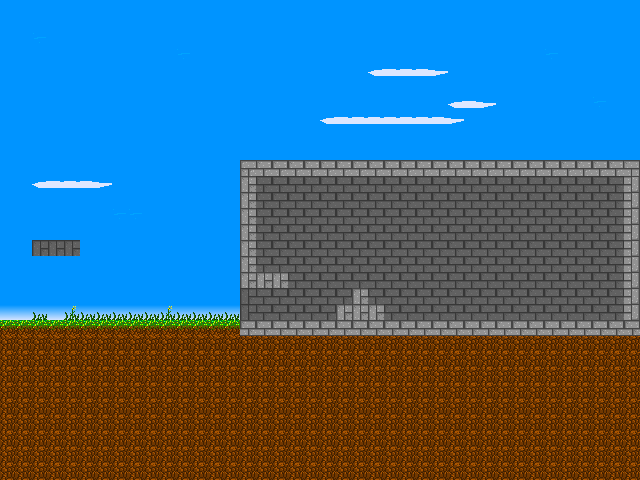

Rendered tile map (Tiled .tmx) drawn with the repository's tilesets; below, a short description and the map source with its tile grids summarised:
An orthogonal 40x30 tile map with 16x16 px tiles, 4 tile layers (back, mid, collide, front) and 8 objects (3x enemy, 3x door, player, curtain).

<map version="1.0" orientation="orthogonal" renderorder="right-down" width="40" height="30" tilewidth="16" tileheight="16" nextobjectid="17">
 <tileset firstgid="1" name="tiles" tilewidth="16" tileheight="16">
  <image source="tiles.png" width="480" height="16" />
 </tileset>
 <layer name="back" width="40" height="30">
  <data>[1200 cells, 1200 non-empty, 12 distinct tile ids]</data>
 </layer>
 <layer name="mid" width="40" height="30">
  <data>[1200 cells, 3 non-empty, 1 distinct tile ids]</data>
 </layer>
 <layer name="collide" width="40" height="30">
  <data>[1200 cells, 87 non-empty, 7 distinct tile ids]</data>
 </layer>
 <layer name="front" width="40" height="30">
  <data>[1200 cells, 34 non-empty, 5 distinct tile ids]</data>
 </layer>
 <objectgroup name="objects">
  <object id="1" type="player" x="39" y="270" width="15" height="15" />
  <object id="5" name="enemy" x="540" y="287" />
  <object id="6" type="enemy" x="417" y="290" />
  <object id="10" type="enemy" x="387" y="290" />
  <object id="12" type="door" x="240" y="288" width="16" height="32" />
  <object id="14" type="curtain" x="307" y="289" width="16" height="31" />
  <object id="15" type="door" x="271.909" y="288" width="16" height="32" />
  <object id="16" type="door" x="256" y="288" width="16" height="32" />
 </objectgroup>
</map>
